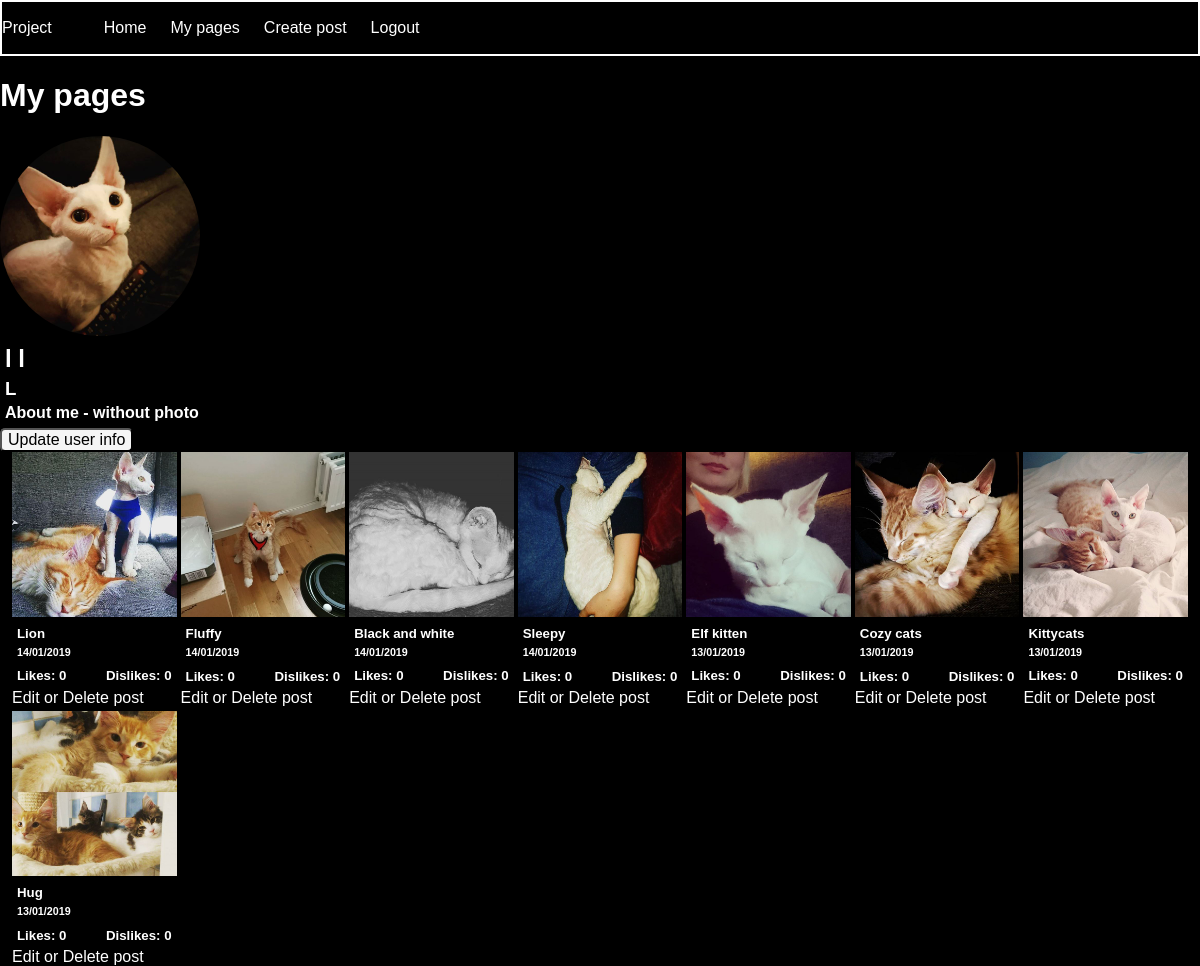
/my-pages.php (signed in), run on the app's committed database.
### tables this page shows
CREATE TABLE "users" (
	`id`	INTEGER PRIMARY KEY AUTOINCREMENT,
	`name`	TEXT,
	`password`	TEXT,
	`email`	TEXT,
	`profile_image_url`	TEXT,
	`username`	TEXT,
	`bio`	TEXT
);

CREATE TABLE "posts" (
	`post_id`	INTEGER PRIMARY KEY AUTOINCREMENT,
	`description`	TEXT,
	`image_url`	TEXT,
	`user_id`	INTEGER,
	`date`	INTEGER,
	FOREIGN KEY(`user_id`) REFERENCES `users`(`id`)
);

### app/database/database-functions.php (called while the page is built, shortened)
<?php
function connectToDB(){
    static $pdo;
    if ($pdo instanceof PDO) {
        return $pdo;
    }
    $config = require dirname(__DIR__).'/config.php';
    $pdo = new PDO($config['database_path']);
    return $pdo;
}
function getUser($userId){
    $pdo = connectToDB();
    $statement = $pdo->prepare('SELECT id, name, email, profile_image_url, username, bio FROM users WHERE id = :id');
    $statement->bindParam(':id', $userId, PDO::PARAM_INT);
    $statement->execute();
    $user = $statement->fetch(PDO::FETCH_ASSOC);
    return $user;
}
function getMyPosts($user){
    $pdo = connectToDB();
    $myPostsStatement = $pdo->prepare('SELECT * FROM posts WHERE user_id = :user ORDER BY date DESC');
    $myPostsStatement->bindParam(':user', $user, PDO::PARAM_INT);
    $myPostsStatement->execute();
    $myPosts = $myPostsStatement->fetchAll(PDO::FETCH_ASSOC);
    return $myPosts;
}

### app/autoload.php (called while the page is built, shortened)
<?php
require __DIR__.'/database/database-functions.php';
if (isset($_SESSION['user'])) {
    $loggedInUser = getUser($_SESSION['user']);
};

### my-pages.php (the view)
<?php
require __DIR__.'/views/header.php';
$myPosts = getMyPosts($loggedInUser['id']);
?>
<div>
    <div class="user-info">
        <h1>My pages</h1>
        <img class="profile-pic" src="<?= $loggedInUser['profile_image_url']?>" alt="profile-pic">
        <h2>
            <?= $loggedInUser['name']?>
        </h2>
        <h3>
            <?= $loggedInUser['username']?>
        </h3>
        <h4>
            <?= $loggedInUser['bio']?>
        </h4>
    </div>
    <button><a href="/update-user-page.php">Update user info</a></button>
    <div class="post-feed">
        <?php
        foreach ($myPosts as $myPost) : ?>
        <div class="post">
            <img class="post-image" src="<?= $myPost['image_url']?>" alt="image">
            <h5>
                <?= $myPost['description']?>
            </h5>
            <h6>
                <?=date('d/m/Y', $myPost['date'])?>
            </h6>
            <div class="likes-count">
                <h5 class="likes">Likes: 0</h5>
                <h5 class="dislikes">Dislikes: 0</h5>
            </div>
            <a href="<?= "/update-post-page.php?postId=".$myPost['post_id'];?>"> Edit or Delete post</a> </div> <?php
                endforeach ?>
        </div>
    </div>
    <?php require __DIR__.'/views/footer.php'; ?>

### assets/styles/main.css (style rules this page uses)
* { box-sizing: border-box; }
body { width: 100vw; margin: 0; background-color: black; color: white; font-family: sans-serif; }
h1, h2, h3, h4, h5, h6 { margin: 5px; }
img { width: 200px; }
a { color: white; text-decoration: none; }
button { color: black; background-color: whitesmoke; border-radius: 5px; }
button > a { color: black; }
.post-feed { width: 98vw; margin: auto; display: grid; grid-gap: 4px; grid-template-columns: repeat(auto-fill, minmax(150px, 1fr)); }
.post { width: 100%; }
.post-image { width: 100%; }
.likes-count { display: flex; flex-direction: row; justify-content: space-between; }
.profile-pic { width: 200px; border-radius: 50%; }

### data on the page
users: profile_image_url (picture), name "l l", username "L", bio "About me - without photo"
posts: image_url (picture), description "Lion", date "14/01/2019"
posts: image_url (picture), description "Fluffy", date "14/01/2019"
posts: image_url (picture), description "Black and white", date "14/01/2019"
posts: image_url (picture), description "Sleepy", date "14/01/2019"
posts: image_url (picture), description "Elf kitten", date "13/01/2019"
posts: image_url (picture), description "Cozy cats", date "13/01/2019"
posts: image_url (picture), description "Kittycats", date "13/01/2019"
posts: image_url (picture), description "Hug", date "13/01/2019"

### other printed values
$config['title'] "Project"
